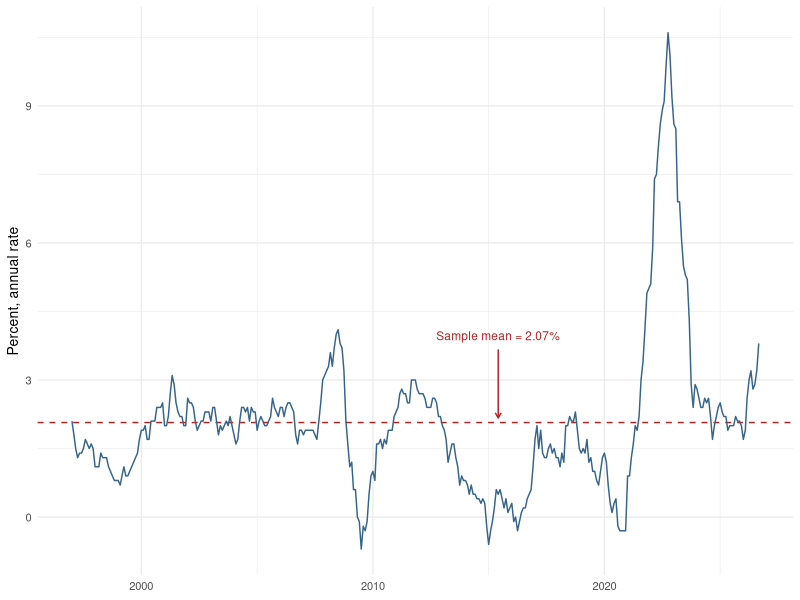
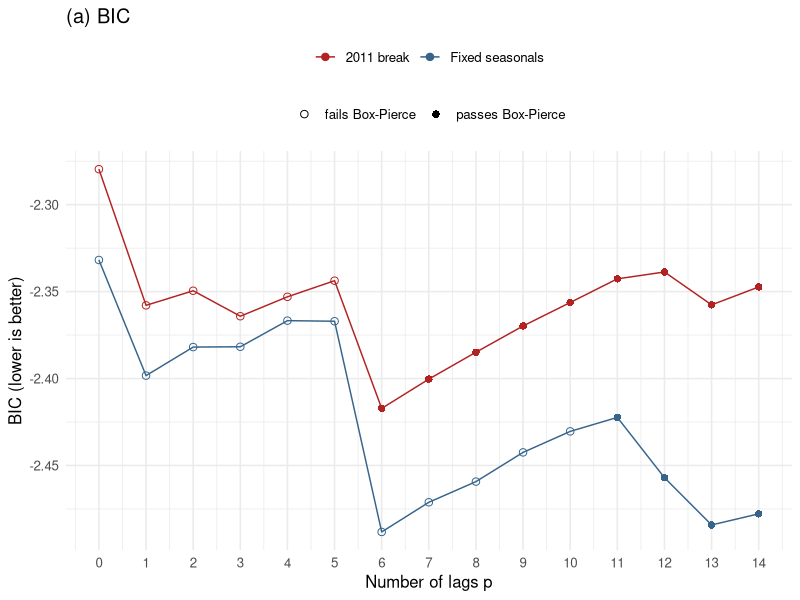
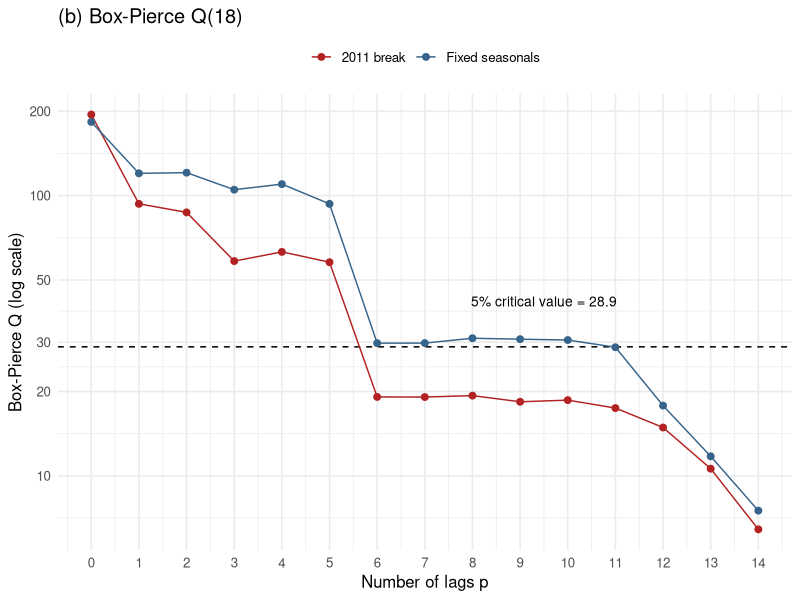
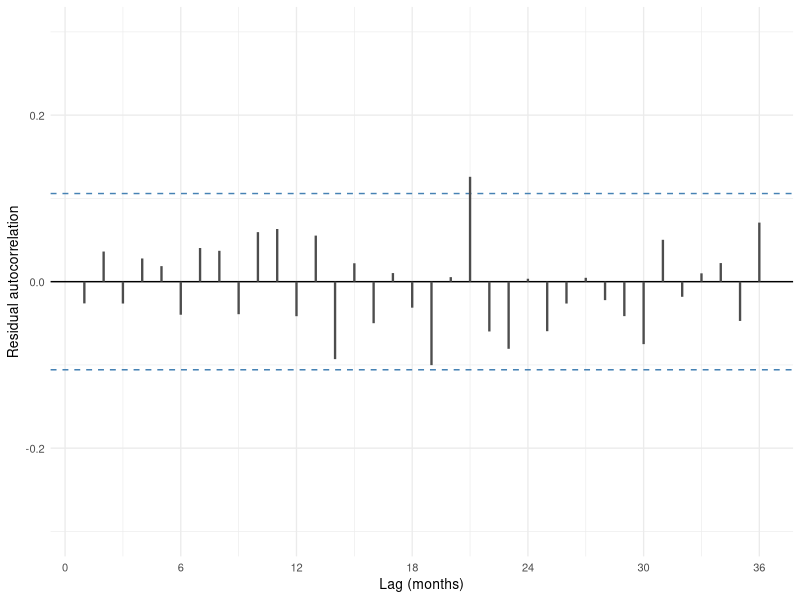
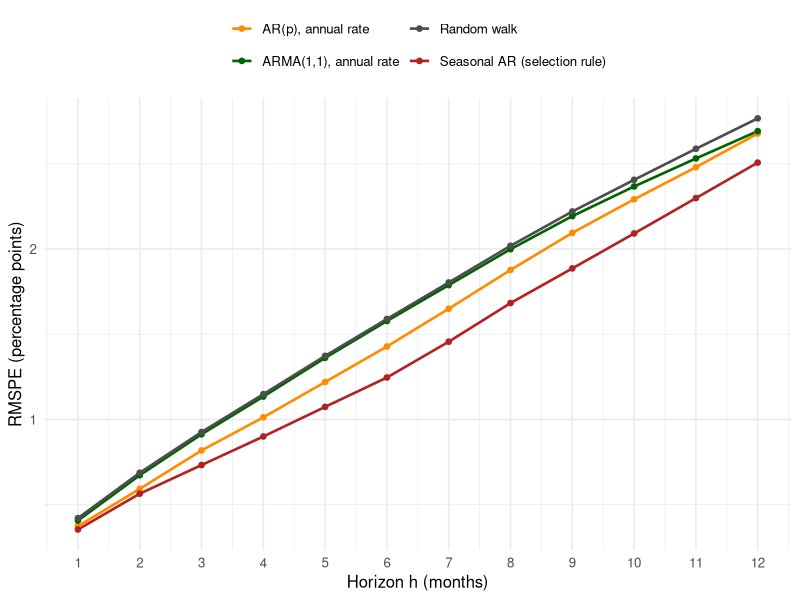
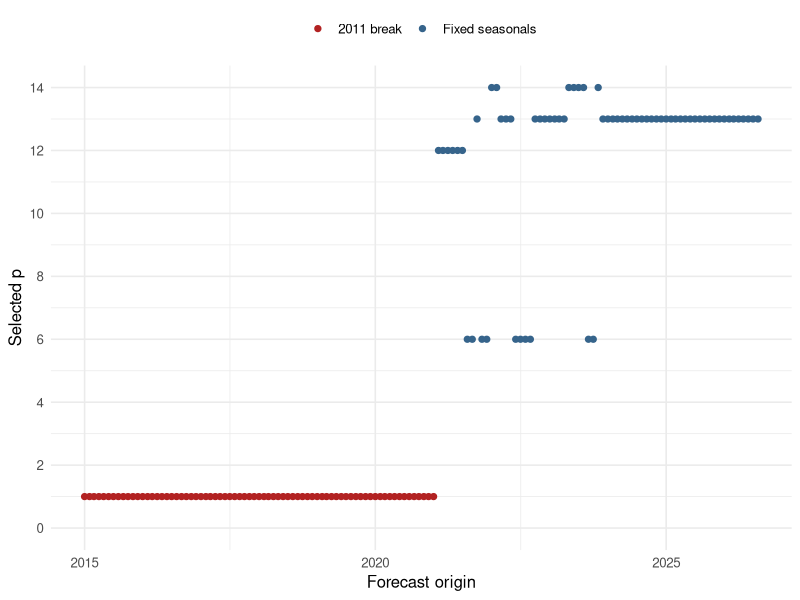

Reproduce these figures in R, in order.
# =====================================================================
# Figures of the report that are not produced by forecast.R
# Run from the repository folder, after forecast.R:
#   source("paper/make_figures.R")
# Reads data/ and output/, writes paper/fig/
# =====================================================================

library(dplyr)
library(ggplot2)

dir.create("paper/fig", showWarnings = FALSE)
blue <- "#36648B"; red <- "#B22222"
th <- theme_minimal(base_size = 12) + theme(legend.position = "top")
save_fig <- function(name, g, width, height) {
  ggsave(file.path("paper/fig", name), g, width = width, height = height, dpi = 250, bg = "white")
}

# Figure 1: the series with its sample mean
d <- read.csv("data/hicp_data.csv") %>% mutate(date = as.Date(date)) %>% filter(!is.na(yoy))
m <- mean(d$yoy)
g <- ggplot(d, aes(date, yoy)) +
  geom_hline(yintercept = m, linetype = "dashed", colour = red) +
  geom_line(colour = blue, linewidth = 0.5) +
  annotate("segment", x = as.Date("2015-06-01"), xend = as.Date("2015-06-01"), y = m + 1.6, yend = m + 0.1,
           colour = red, arrow = arrow(length = unit(0.15, "cm"))) +
  annotate("text", x = as.Date("2015-06-01"), y = m + 1.9, label = sprintf("Sample mean = %.2f%%", m),
           colour = red, size = 3) +
  labs(x = NULL, y = "Percent, annual rate") +
  theme_minimal(base_size = 10)
save_fig("fig_series.png", g, 8, 3.8)

# Figure 4: BIC and Box-Pierce statistic of the 30 candidates
sel <- read.csv("output/model_selection.csv") %>%
  mutate(Seasonals = ifelse(brk, "2011 break", "Fixed seasonals"),
         Residuals = ifelse(passes, "passes Box-Pierce", "fails Box-Pierce"))
cols <- c("2011 break" = red, "Fixed seasonals" = blue)
g <- ggplot(sel, aes(p, BIC, colour = Seasonals)) +
  geom_line() + geom_point(aes(shape = Residuals), size = 2.2) +
  scale_shape_manual(values = c("fails Box-Pierce" = 1, "passes Box-Pierce" = 16), name = NULL) +
  scale_colour_manual(values = cols, name = NULL) +
  scale_x_continuous(breaks = 0:14) +
  labs(title = "(a) BIC", x = "Number of lags p", y = "BIC (lower is better)") +
  th + theme(legend.box = "vertical")
save_fig("fig_bic.png", g, 5.2, 3.9)

g <- ggplot(sel, aes(p, BP_Q, colour = Seasonals)) +
  geom_hline(yintercept = sel$BP_crit[1], linetype = "dashed") +
  annotate("text", x = 9.5, y = sel$BP_crit[1] * 1.45,
           label = sprintf("5%% critical value = %.1f", sel$BP_crit[1]), size = 3.5) +
  geom_line() + geom_point(size = 2) +
  scale_colour_manual(values = cols, name = NULL) +
  scale_x_continuous(breaks = 0:14) +
  scale_y_log10(breaks = c(10, 20, 30, 50, 100, 200)) +
  labs(title = sprintf("(b) Box-Pierce Q(%d)", floor(sqrt(sel$T[1]))),
       x = "Number of lags p", y = "Box-Pierce Q (log scale)") +
  th
save_fig("fig_bp.png", g, 5.2, 3.9)

# Figure 5: autocorrelations of the residuals of the selected model
res  <- read.csv("output/residuals_final_model.csv")$residual
band <- 1.96 / sqrt(length(res))
ac   <- data.frame(lag = 1:36, r = acf(res, lag.max = 36, plot = FALSE)$acf[-1])
g <- ggplot(ac, aes(lag, r)) +
  geom_hline(yintercept = 0) +
  geom_hline(yintercept = c(-band, band), linetype = "dashed", colour = "steelblue") +
  geom_segment(aes(xend = lag, yend = 0), linewidth = 0.8, colour = "grey30") +
  scale_x_continuous(breaks = seq(0, 36, 6)) +
  coord_cartesian(ylim = c(-0.3, 0.3)) +
  labs(x = "Lag (months)", y = "Residual autocorrelation") +
  theme_minimal(base_size = 10)
save_fig("fig_resid.png", g, 8, 3)

# Figure 6 (left): out-of-sample RMSPE by horizon
e <- read.csv("output/oos_errors.csv")
r <- e %>% filter(model != "Sample mean") %>%
  group_by(model, h) %>% summarise(RMSPE = sqrt(mean(error^2, na.rm = TRUE)), .groups = "drop") %>%
  mutate(model = recode(model, "AR(p) on annual rate" = "AR(p), annual rate",
                        "ARMA(1,1) annual rate" = "ARMA(1,1), annual rate"))
g <- ggplot(r, aes(h, RMSPE, colour = model)) +
  geom_line(linewidth = 0.9) + geom_point(size = 1.6) +
  scale_colour_manual(values = c("Seasonal AR (selection rule)" = red, "AR(p), annual rate" = "darkorange",
                                 "ARMA(1,1), annual rate" = "darkgreen", "Random walk" = "grey30"), name = NULL) +
  scale_x_continuous(breaks = 1:12) +
  labs(x = "Horizon h (months)", y = "RMSPE (percentage points)") +
  th + guides(colour = guide_legend(nrow = 2))
save_fig("fig_rmspe.png", g, 5.2, 3.9)

# Figure 6 (right): model chosen by the selection rule at each forecast origin
ch <- read.csv("output/oos_rule_choices.csv") %>%
  mutate(origin = as.Date(origin),
         Seasonals = ifelse(grepl("break", choice), "2011 break", "Fixed seasonals"),
         p = as.numeric(sub(".*p=", "", choice)))
g <- ggplot(ch, aes(origin, p, colour = Seasonals)) +
  geom_point(size = 1.8) +
  scale_colour_manual(values = cols, name = NULL) +
  scale_y_continuous(breaks = seq(0, 14, 2), limits = c(0, 14)) +
  labs(x = "Forecast origin", y = "Selected p") +
  th
save_fig("fig_rule.png", g, 5.2, 3.9)

cat("Figures saved in paper/fig/\n")
